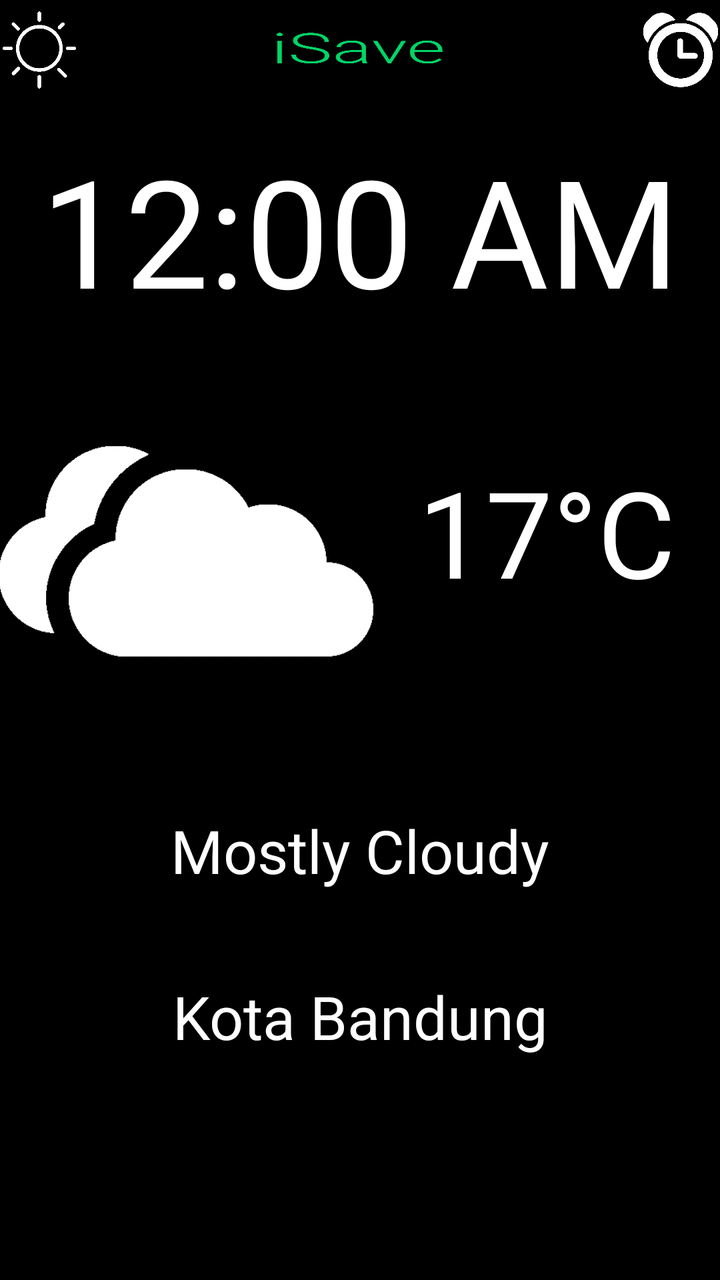
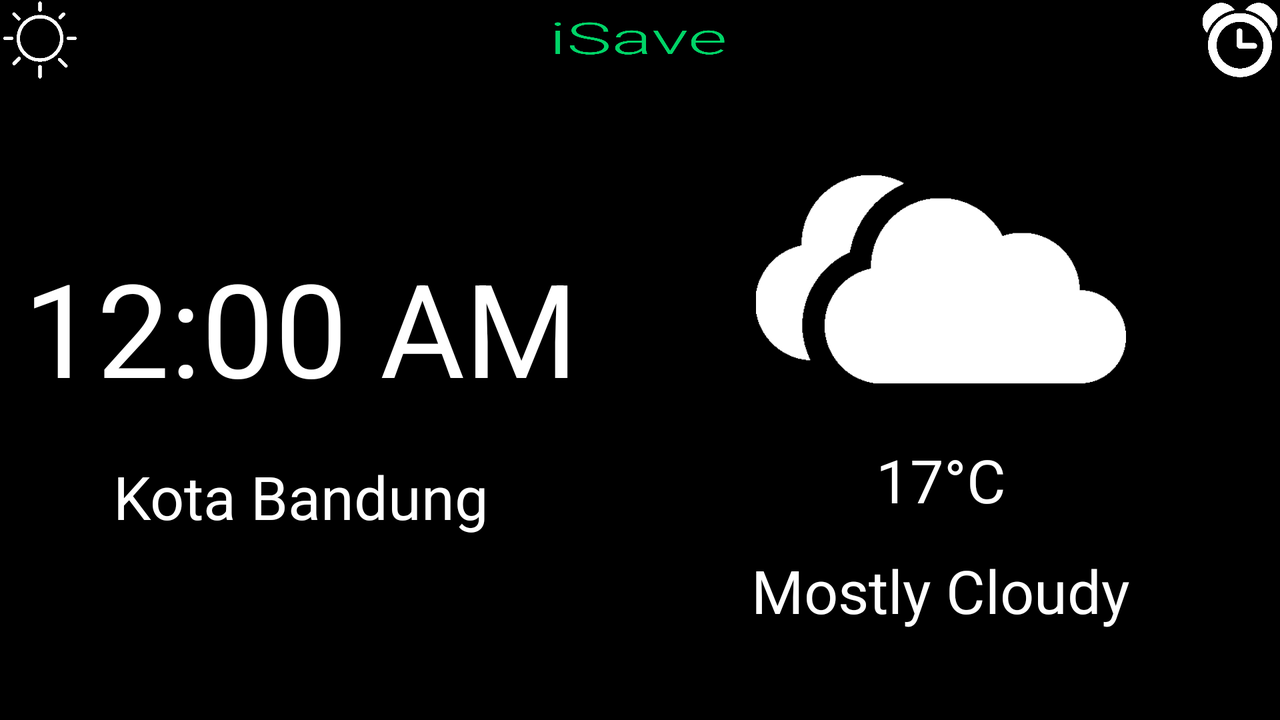

One screen, two layout resources from the same app: the default and the repository's alternative for another configuration. Each is rendered where Android would select it; the XML of both is given below.
<!-- AndroidManifest.xml: application theme AppTheme -->
<!-- res/layout/activity_my_clock.xml -->
<?xml version="1.0" encoding="utf-8"?>
<RelativeLayout xmlns:android="http://schemas.android.com/apk/res/android"
    xmlns:app="http://schemas.android.com/apk/res-auto"
    xmlns:tools="http://schemas.android.com/tools"
    android:id="@+id/activity_my_clock"
    android:layout_width="match_parent"
    android:layout_height="match_parent"
    android:paddingBottom="@dimen/activity_vertical_margin"
    android:paddingLeft="@dimen/activity_horizontal_margin"
    android:paddingRight="@dimen/activity_horizontal_margin"
    android:paddingTop="5dp"
    android:background="#000000"
    tools:context="baja.isave.myClock">

    <LinearLayout
        android:layout_width="match_parent"
        android:layout_height="match_parent"
        android:orientation="vertical">


        <RelativeLayout
            android:layout_width="match_parent"
            android:layout_height="wrap_content"
            android:orientation="horizontal"
            android:weightSum="1">

            <ImageButton
                android:layout_width="40dp"
                android:layout_height="40dp"
                android:scaleType="fitXY"
                app:srcCompat="@drawable/sun"
                android:id="@+id/weather1"
                android:background="#00000000"/>

            <ImageButton
                android:layout_width="40dp"
                android:layout_height="40dp"
                android:scaleType="fitXY"
                android:background="#00000000"
                app:srcCompat="@drawable/clock"
                android:id="@+id/alarm1"
                android:layout_alignParentTop="true"
                android:layout_alignParentEnd="true"
                android:onClick="alarmPressed"/>

            <ImageButton
                android:scaleType="fitXY"
                android:layout_width="88dp"
                android:layout_height="19dp"
                android:layout_marginLeft="50dp"
                app:srcCompat="@drawable/logo_i_hijau"
                android:background="#00000000"
                android:id="@+id/imageButton3"
                android:layout_centerVertical="true"
                android:layout_centerHorizontal="true" />


        </RelativeLayout>

        <TextClock
            android:layout_width="match_parent"
            android:layout_height="wrap_content"
            android:layout_marginTop="20dp"
            android:id="@+id/textClock"
            android:textSize="75dp"
            android:textColor="#FFFFFF"
            android:layout_alignParentTop="true"
            android:layout_centerHorizontal="true"
            android:gravity="center"/>

        <LinearLayout
            android:layout_width="match_parent"
            android:layout_height="219dp"
            android:orientation="horizontal">

            <ImageView
                android:layout_width="187dp"
                android:layout_height="202dp"
                android:layout_marginTop="10dp"
                app:srcCompat="@drawable/cloud1"
                android:id="@+id/imageView2" />

            <TextView
                android:text="17°C"
                android:layout_width="match_parent"
                android:layout_height="202dp"
                android:id="@+id/temperature"
                android:textColor="#FFFFFF"
                android:gravity="center"
                android:textSize="60dp" />


        </LinearLayout>

        <TextView
            android:text="Mostly Cloudy"
            android:layout_width="match_parent"
            android:layout_height="83dp"
            android:id="@+id/statusWeather"
            android:textColor="#FFFFFF"
            android:gravity="center"
            android:textSize="30dp" />

        <TextView
            android:text="Kota Bandung"
            android:layout_width="match_parent"
            android:layout_height="83dp"
            android:id="@+id/location"
            android:textColor="#FFFFFF"
            android:gravity="center"
            android:textSize="30dp" />




    </LinearLayout>

</RelativeLayout>
<!-- resources referenced by this layout -->
<resources>
  <!-- drawable clock: png bitmap (drawable, 7291 bytes) -->
  <!-- drawable cloud1: png bitmap (drawable, 5915 bytes) -->
  <!-- drawable logo_i_hijau: png bitmap (drawable, 18448 bytes) -->
  <!-- drawable sun: png bitmap (drawable, 6871 bytes) -->
  <style name="AppTheme" parent="Theme.AppCompat.Light.NoActionBar">
          
          <item name="colorPrimary">@color/colorPrimary</item>
          <item name="colorPrimaryDark">@color/colorPrimaryDark</item>
          <item name="colorAccent">@color/colorAccent</item>
      </style>
  <color name="colorPrimary">#00D467</color>
  <color name="colorPrimaryDark">#4CAF50</color>
  <color name="colorAccent">#F57F17</color>
</resources>
<!-- res/layout-land/activity_my_clock.xml (the repository's variant of the layout above) -->
<!-- drawn on the phone turned sideways -->
<?xml version="1.0" encoding="utf-8"?>
<RelativeLayout xmlns:android="http://schemas.android.com/apk/res/android"
    xmlns:app="http://schemas.android.com/apk/res-auto"
    xmlns:tools="http://schemas.android.com/tools"
    android:id="@+id/activity_my_clock"
    android:layout_width="match_parent"
    android:layout_height="match_parent"
    android:background="@color/black"
    tools:context="baja.isave.myClock">


        <ImageButton
            android:layout_width="40dp"
            android:layout_height="40dp"
            android:scaleType="fitXY"
            app:srcCompat="@drawable/sun"
            android:id="@+id/weather1"
            android:background="#00000000"/>

        <ImageButton
            android:layout_width="40dp"
            android:layout_height="40dp"
            android:scaleType="fitXY"
            android:background="#00000000"
            app:srcCompat="@drawable/clock"
            android:id="@+id/alarm1"
            android:layout_alignParentTop="true"
            android:layout_alignParentEnd="true"
            android:onClick="alarmPressed"/>

        <ImageButton
            android:scaleType="fitXY"
            android:layout_width="90dp"
            android:layout_height="20dp"
            android:layout_marginLeft="50dp"
            android:layout_marginTop="10dp"
            app:srcCompat="@drawable/logo_i_hijau"
            android:background="#00000000"
            android:id="@+id/imageButton3"
            android:layout_centerHorizontal="true" />

    <LinearLayout
        android:layout_width="match_parent"
        android:layout_height="match_parent"
        android:layout_below="@id/imageButton3"
        android:orientation="horizontal">

        <LinearLayout
            android:layout_width="301dp"
            android:layout_height="match_parent"
            android:orientation="vertical"
            android:gravity="center">

            <TextClock
                android:layout_width="match_parent"
                android:layout_height="wrap_content"
                android:layout_marginTop="20dp"
                android:id="@+id/textClock"
                android:textSize="65dp"
                android:textColor="#FFFFFF"
                android:gravity="center"/>

            <TextView
                android:text="Kota Bandung"
                android:layout_width="match_parent"
                android:layout_height="83dp"
                android:id="@+id/location"
                android:textColor="#FFFFFF"
                android:gravity="center"
                android:textSize="30dp" />

        </LinearLayout>

        <LinearLayout
            android:layout_width="match_parent"
            android:layout_height="match_parent"
            android:orientation="vertical"
            android:gravity="center">

           <ImageView
               android:id="@+id/imageView2"
               android:layout_width="185dp"
               android:layout_height="200dp"
               android:translationY="-15dp"
               android:src="@drawable/cloud1"/>
            <TextView
                android:id="@+id/temperature"
                android:layout_width="wrap_content"
                android:layout_height="wrap_content"
                android:text="17°C"
                android:translationY="-35dp"
                android:textColor="@color/white"
                android:textSize="30dp"/>
            <TextView
                android:id="@+id/statusWeather"
                android:layout_width="wrap_content"
                android:layout_height="wrap_content"
                android:text="Mostly Cloudy"
                android:textSize="30dp"
                android:translationY="-20dp"
                android:textColor="@color/white"/>
        </LinearLayout>

    </LinearLayout>

</RelativeLayout>
